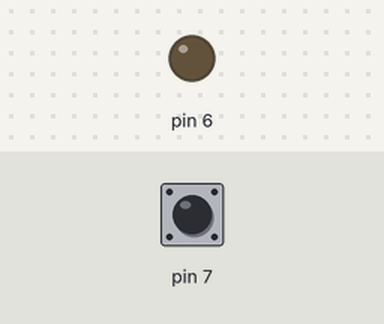
This sketch was run on a simulated Arduino Mega 2560, built with avr-gcc and run on an emulated ATmega2560. Parts: output pins drawn as LEDs (lit = HIGH). Dashed ring = blinking. Inputs (shaded band) come from the test bench; at power-on: pin 7 HIGH. Storage starts empty; the modem accepts every AT command (registered, SIM ready, sends succeed) and sends nothing else.

Above: at 1.2 s.
1.3 s: pin 7 pulled LOW for 0.15 s
At 2.1 s:
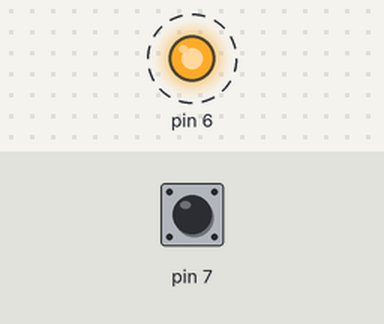
4.4 s: pin 7 pulled LOW for 1 s
At 5.4 s:
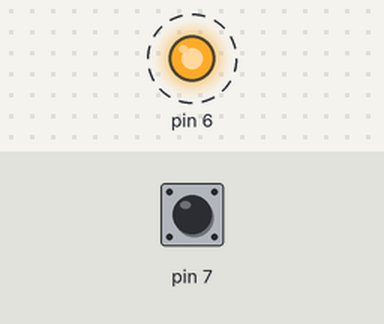
8.4 s: pin 7 pulled LOW for 3.2 s
At 9.0 s:
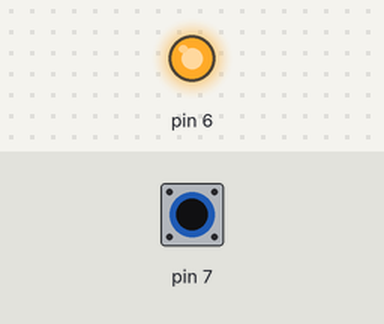
Timing chart, 0 to 14.2 s (numbered marks = the images above; inputs shaded):
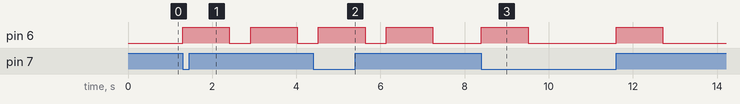

Measured:
- after the input at 1.3 s, pin 6: alternates HIGH for 1.1 s and LOW for 0.50 s, starting at once
- after the input at 4.4 s, pin 6: alternates HIGH for 1.1 s and LOW for 0.50 s, starting after 0.12 s
- after the input at 8.4 s, pin 6: alternates HIGH for 1.1 s and LOW for 2.1 s, 4 changes in all, then stays LOW, starting at once

The sketch:

solo_uno_boton_remoto.ino
```cpp
#include <Arduino.h>
#include "wiring_private.h"
#include <SPI.h>
#include <SD.h>


boolean debugger = false;
File dataFile;
const int chipSelect = 4;
String cabecera = "R,S,T,U,V,W,G,H,I,J,K,L,A,B,C,D,E,F";
int Button_back;
// the setup routine runs once when you press reset:
void setup() {
  // initialize serial communication at 9600 bits per second:
  if (debugger) {
    Serial.begin(115200);
    while (!Serial);
  }
  Serial1.begin(115200);

  if (!SD.begin(chipSelect)) {
    Serial.println("Card failed, or not present");
    // don't do anything more:
    while (1);
  }
  if (debugger) {
    Serial.println("card initialized.");
  }
  dataFile = SD.open("datalog.txt", FILE_WRITE);

  if (dataFile) {
    dataFile.println(cabecera);
    dataFile.close();
  }

  pinMode(6, OUTPUT);
  digitalWrite(6, LOW);
  pinMode(7, INPUT_PULLUP);
  Button_back=digitalRead(7);
}

// the loop routine runs over and over again forever:
void loop() {
  String resp_1 = "";
  String respuesta_1 = "";
  char c;
  int index, Button;

  Button = digitalRead(7);
  if (Button!=Button_back) {
    digitalWrite(6, HIGH);
    Button_back=Button;
    delay(500);
    if (debugger) {
      Serial.println("enviando peticion a sensor");
    }
    Serial1.println("ATCDATA");
    while (!Serial1.available());
    while (Serial1.available()) {
      c = Serial1.read();
      resp_1 += c;
      delay(100);
    }
    if (debugger) {
      Serial.println("procesando informacion");
    }
    index = resp_1.indexOf("O");
    respuesta_1 = resp_1.substring(0, index);
    if (debugger) {
      Serial.println("guardando en la SD");
    }

    dataFile = SD.open("datalog.txt", FILE_WRITE);
    if (dataFile) {
      dataFile.println(respuesta_1);
      dataFile.close();
    }
    digitalWrite(6, LOW);
    delay(500);

  }
}
```
